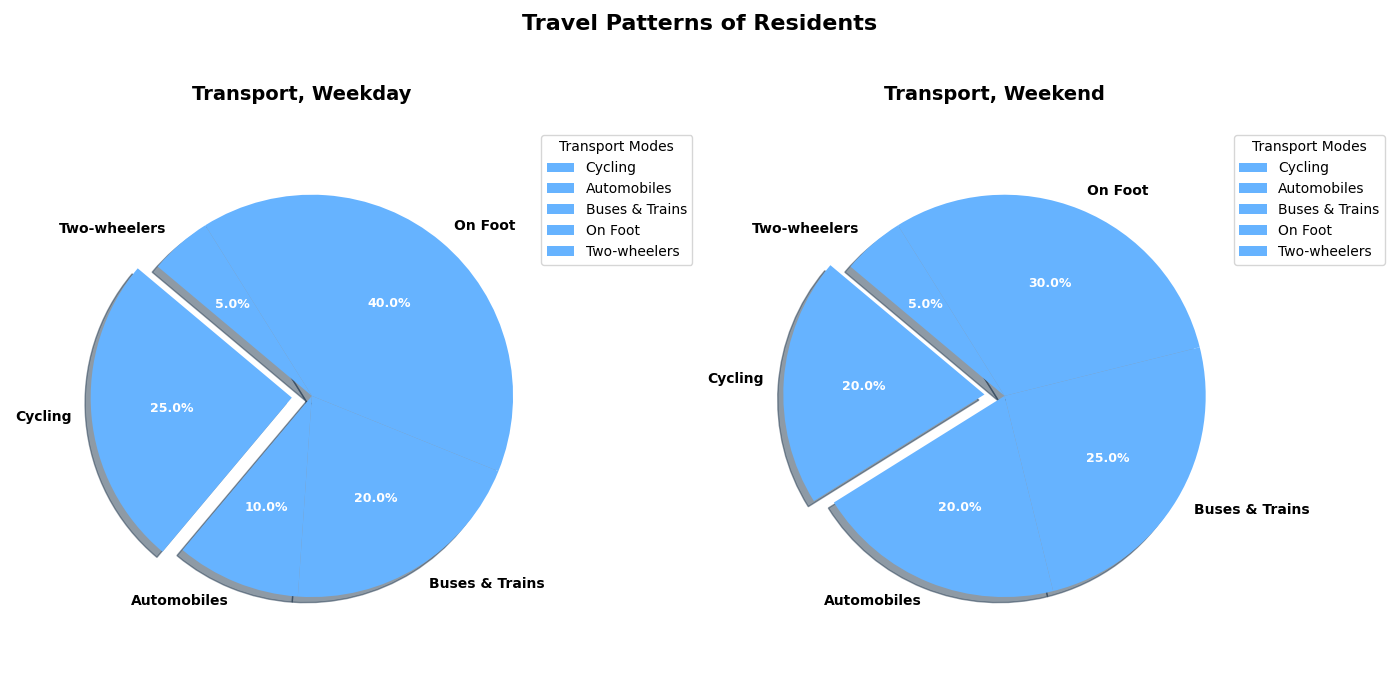

Source code (Python):
import matplotlib.pyplot as plt
import numpy as np

modes_of_transport = ['Cycling', 'Automobiles', 'Buses & Trains', 'On Foot', 'Two-wheelers']
# Swapped some values to alter the weekday and weekend usage randomly
weekday_usage = [25, 10, 20, 40, 5]
weekend_usage = [20, 20, 25, 30, 5]

single_color = '#66b3ff'
explode = (0.1, 0, 0, 0, 0)

fig, (ax1, ax2) = plt.subplots(1, 2, figsize=(14, 7))

wedges1, texts1, autotexts1 = ax1.pie(
    weekday_usage,
    labels=modes_of_transport,
    autopct='%1.1f%%',
    startangle=140,
    colors=[single_color] * len(modes_of_transport),
    explode=explode,
    shadow=True
)
plt.setp(texts1, size=10, weight='bold')
plt.setp(autotexts1, size=9, weight='bold', color='white')
ax1.set_title("Transport, Weekday", fontsize=14, fontweight='bold', pad=20)
ax1.axis('equal')
ax1.legend(wedges1, modes_of_transport, title="Transport Modes", loc="upper left", bbox_to_anchor=(1, 0, 0.5, 1))

wedges2, texts2, autotexts2 = ax2.pie(
    weekend_usage,
    labels=modes_of_transport,
    autopct='%1.1f%%',
    startangle=140,
    colors=[single_color] * len(modes_of_transport),
    explode=explode,
    shadow=True
)
plt.setp(texts2, size=10, weight='bold')
plt.setp(autotexts2, size=9, weight='bold', color='white')
ax2.set_title("Transport, Weekend", fontsize=14, fontweight='bold', pad=20)
ax2.axis('equal')
ax2.legend(wedges2, modes_of_transport, title="Transport Modes", loc="upper left", bbox_to_anchor=(1, 0, 0.5, 1))

fig.suptitle("Travel Patterns of Residents", fontsize=16, fontweight='bold')
plt.tight_layout(rect=[0, 0.03, 1, 0.95])

plt.show()
